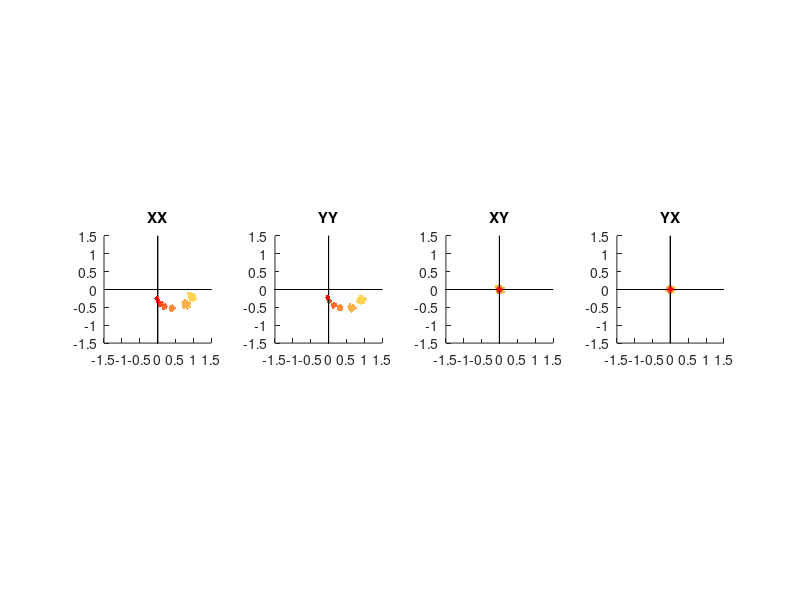

This chart was generated by the following MATLAB code:
% generates data for MLE and saves into

clear all
rng(2);

delt = 0.005; % time step length in secs
start = 0; % starting position of the hand
nReps = 2; % number of base periods to track
nstep = ceil(42/delt); % number of time steps
Nreps = 100;
sigma = 50*sqrt(delt);

% good values
% G = 0.5, I = 0.05, tau = 0.066, Q2(1,1) = 1.3 
% R = [0.0015 0; 0 0.0015]

% Single joint reaching movements:
G = 0.14;        % Viscous Constant: Ns/m; originally 0.14
I = 0.1;         % Inertia Kgm2; originally 0.1
tau = 0.066;    % Muscle time constant, s; originally 0.066

% sum-of-sines target movement
freqs = 0.05*primes(45);
freqX = freqs(1:2:end)'; % frequencies used in the simulation
freqY = freqs(2:2:end)';
amp = 0.015*ones(1,length(freqX));
phase = 2*pi*rand(length(freqX),2)-pi; % phases of sum of sines
target(1,:,:) = amp*sin(freqX*2*pi*(0:delt:nstep*delt-delt) + repmat(phase(:,1),1,nstep));
phase = 2*pi*rand(length(freqX),2)-pi;
target(2,:,:) = amp*sin(freqY*2*pi*(0:delt:nstep*delt-delt) + repmat(phase(:,2),1,nstep));
target = squeeze(sum(target,2));

% create state space model in discrete time
A = [0 1 0
    0 -G/I 1/I
    0 0 -1/tau];
B = [0 0 1/tau]';

z = size(A,1)+1;
Ad = expm(A*delt);
order = size(Ad,1);
Ad = [Ad zeros(order)
      zeros(order) Ad];

Bd = delt*B;
Bd = [Bd zeros(order,1)
      zeros(order,1) Bd];

%accuracy and effort costs
R = [0.0001 0
     0 0.0001]; % effort cost- default is 0.0001
Q = diag([1 0.1 0 1 0.1 0]);

%state vector
x = zeros(2*order,Nreps,nstep);
hand = zeros(2,Nreps,nstep);
x([1 4],:,1) = hand(:,:,1) - repmat(target(:,1),[1 Nreps]); % x position
u = zeros(size(Bd,2),Nreps,nstep); % movement commands

%calculate feedback gain
n = 5000;
P = zeros(2*order,2*order,n);
P(:,:,1) = rand(2*order);
for i = 2:n
    P(:,:,i) = Ad'*P(:,:,i-1)*Ad - (Ad'*P(:,:,i-1)*Bd)*inv(R + Bd'*P(:,:,i-1)*Bd)*(Bd'*P(:,:,i-1)*Ad) + Q;
end
L = inv(R + Bd'*P(:,:,i)*Bd)*(Bd'*P(:,:,i)*Ad);

%simulate trajectory
for i = 2:nstep
    u(:,:,i) = -L*x(:,:,i-1);
    x(:,:,i) = Ad*x(:,:,i-1) + Bd*(u(:,:,i)+sigma*randn(1,Nreps));
    
    % set target location
    hand(:,:,i) = hand(:,:,i-1) + (x([1 4],:,i) - x([1 4],:,i-1));
    x([1 4],:,i) = hand(:,:,i) - repmat(target(:,i),[1 Nreps]);
end

% figure(1)
% plot(x(1,:))
% hold on
% plot(x(5,2:end))
% legend({'Hand','Target'})
% pbaspect([1 1 1])

% compute fourier transforms
% e = round(50/delt); % figure out the number of time steps to throw away
e = 2/delt;
delay2 = 0.25; % delay for replicating target

traj = hand(:,:,(e+1):end);
traj(:,Nreps+1,:) = target(:,(e+1):end);
traj_avg = mean(traj,3);
traj_fft = fft(traj - repmat(traj_avg,[1 1 length(traj)]),[],3);

idx = find(abs(traj_fft(1,Nreps+1,:))>1);
idx = idx(idx<2000);
idy = find(abs(traj_fft(2,Nreps+1,:))>1);
idy = idy(idy<2000);

ratio = traj_fft(1,1:Nreps,idx)./repmat(traj_fft(1,Nreps+1,idx),[1 Nreps]);
ratio(2,:,:) = traj_fft(2,1:Nreps,idy)./repmat(traj_fft(2,Nreps+1,idy),[1 Nreps]);
ratio(3,:,:) = traj_fft(2,1:Nreps,idx)./repmat(traj_fft(1,Nreps+1,idx),[1 Nreps]);
ratio(4,:,:) = traj_fft(1,1:Nreps,idy)./repmat(traj_fft(2,Nreps+1,idy),[1 Nreps]);

% ratio2 = fft_rep(idx)./fft_in(idx); % phase lag the target trajectory relative to true target trajectory
% gain = abs(ratio); % magnitude
% phase = unwrap(angle(ratio)); % phase

dat.Linit = L;
% dat.ratio = ratio([2 5 11 17 23 31 41]);
dat.x = squeeze(ratio(1,:,:));
dat.y = squeeze(ratio(2,:,:));
dat.xy = squeeze(ratio(3,:,:));
dat.yx = squeeze(ratio(4,:,:));
save sim_data dat

%% plot phasors
% generate colormap for plotting
Nfreq = 7;
col1 = [1 0.83 0.33];
col2 = [1 0 0];
colors = [linspace(col1(1),col2(1),Nfreq)', linspace(col1(2),col2(2),Nfreq)', linspace(col1(3),col2(3),Nfreq)'];

ratio2 = permute(ratio,[3 2 1]);

figure
for i = 1:Nfreq
    subplot(1,4,1); hold on
    plot([-1.5 1.5],[0 0],'k')
    plot([0 0],[-1.5 1.5],'k')
    plot(ratio2(i,:,1),'.','Color',colors(i,:))
    axis square
    title('XX')
    
    subplot(1,4,2); hold on
    plot([-1.5 1.5],[0 0],'k')
    plot([0 0],[-1.5 1.5],'k')
    plot(ratio2(i,:,2),'.','Color',colors(i,:))
    axis square
    title('YY')
    
    subplot(1,4,3); hold on
    plot([-1.5 1.5],[0 0],'k')
    plot([0 0],[-1.5 1.5],'k')
    plot(ratio2(i,:,3),'.','Color',colors(i,:))
    axis square
    title('XY')
    
    subplot(1,4,4); hold on
    plot([-1.5 1.5],[0 0],'k')
    plot([0 0],[-1.5 1.5],'k')
    plot(ratio2(i,:,4),'.','Color',colors(i,:))
    axis square
    title('YX')
end
